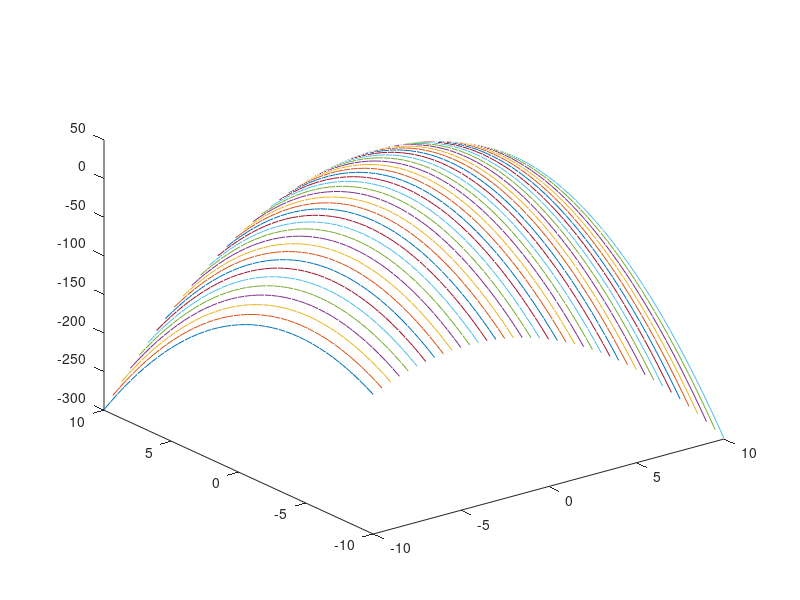
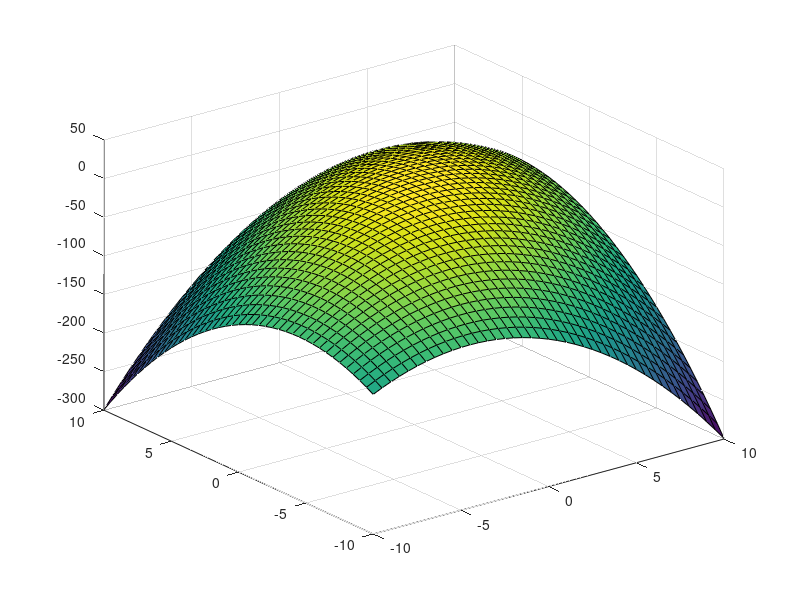
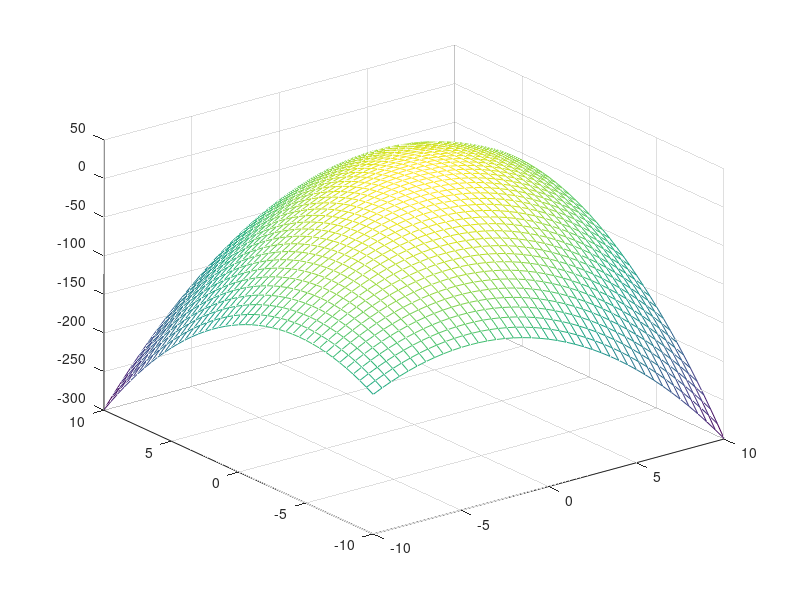

The MATLAB script that drew these images, in order:
clear all
close all

f = @(x,y)((-1) .* x.^2) - y.^2 + x .* y + x + y + 0.8;
[x, y] = meshgrid(-10:0.5:10, -10:0.5:10);
z = f(x, y);
figure(1);
plot3(x, y, z);
figure(2);
surf(x, y, z)
figure(3);
mesh(x, y, z)